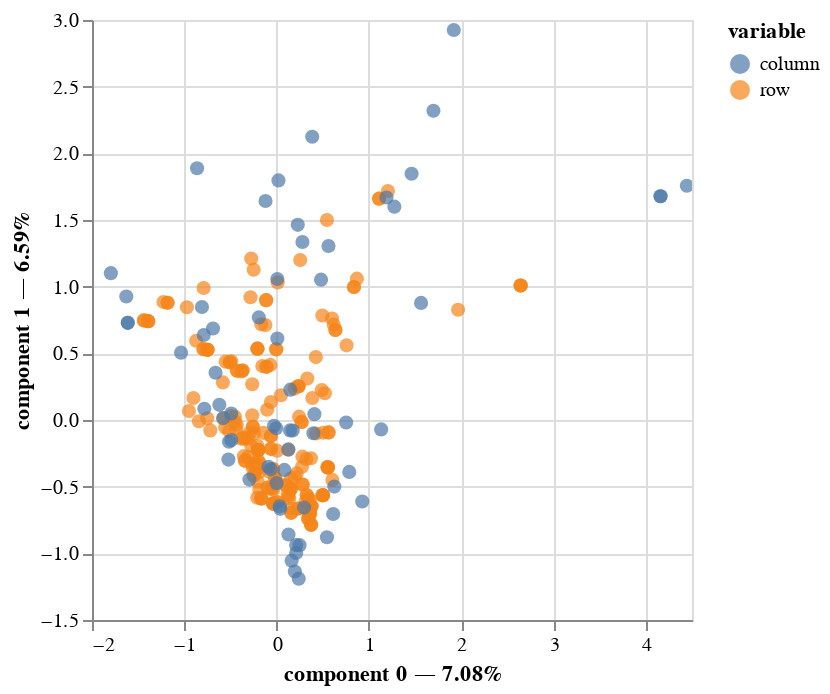

The notebook cell this image was saved under:
### Code cell
# instantiate MCA class
mca = prince.MCA(n_components = 2)
# get principal components
mca = mca.fit(df_cat_attr)
# mca = mca.transform(df_cat_attr)

# project categories onto mca components
# what we want to see is for the points belonging to the same color to be as far apart as possible, for all colors
mca.plot(df_cat_attr)

### Figure 1 — Vega-Lite specification as saved in the notebook (floating-point values rounded to 4 significant figures; data arrays with more than 128 entries replaced by an {"elided": "..."} marker saying what was removed)
{"config": {"view": {"continuousWidth": 300, "continuousHeight": 300}}, "data": {"name": "data-9b25a48bc56ea80cd78b6e47747177bd"}, "mark": {"type": "circle", "size": 50}, "encoding": {"color": {"field": "variable", "type": "nominal"}, "tooltip": [{"field": "variable", "type": "nominal"}, {"field": "value", "type": "nominal"}, {"field": "component 0", "type": "quantitative"}, {"field": "component 1", "type": "quantitative"}], "x": {"axis": {"title": "component 0 — 7.08%"}, "field": "component 0", "scale": {"zero": false}, "type": "quantitative"}, "y": {"axis": {"title": "component 1 — 6.59%"}, "field": "component 1", "scale": {"zero": false}, "type": "quantitative"}}, "params": [{"name": "param_9", "select": {"type": "interval", "encodings": ["x", "y"]}, "bind": "scales"}], "$schema": "https://vega.github.io/schema/vega-lite/v5.14.1.json", "datasets": {"data-9b25a48bc56ea80cd78b6e47747177bd": {"elided": "271 records"}}}
